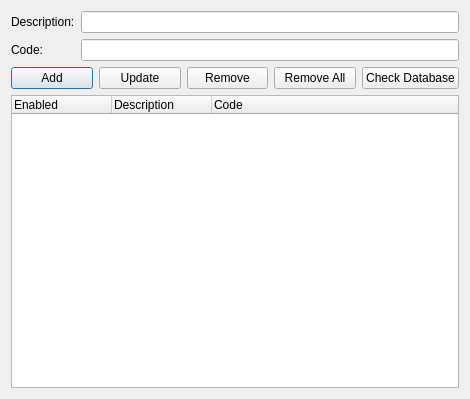
<?xml version="1.0" encoding="UTF-8"?>
<ui version="4.0">
 <class>Dialog</class>
 <widget class="QDialog" name="Dialog">
  <property name="geometry">
   <rect>
    <x>0</x>
    <y>0</y>
    <width>470</width>
    <height>399</height>
   </rect>
  </property>
  <property name="windowTitle">
   <string>Cheats</string>
  </property>
  <layout class="QVBoxLayout" name="verticalLayout">
   <item>
    <layout class="QGridLayout" name="gridLayout">
     <item row="1" column="0">
      <widget class="QLabel" name="label_2">
       <property name="text">
        <string>Code:</string>
       </property>
      </widget>
     </item>
     <item row="0" column="1">
      <widget class="QLineEdit" name="lineEdit_description"/>
     </item>
     <item row="0" column="0">
      <widget class="QLabel" name="label">
       <property name="text">
        <string>Description:</string>
       </property>
      </widget>
     </item>
     <item row="1" column="1">
      <widget class="QLineEdit" name="lineEdit_code"/>
     </item>
    </layout>
   </item>
   <item>
    <layout class="QHBoxLayout" name="horizontalLayout">
     <item>
      <widget class="QPushButton" name="pushButton_add">
       <property name="text">
        <string>Add</string>
       </property>
      </widget>
     </item>
     <item>
      <widget class="QPushButton" name="pushButton_update">
       <property name="text">
        <string>Update</string>
       </property>
      </widget>
     </item>
     <item>
      <widget class="QPushButton" name="pushButton_remove">
       <property name="text">
        <string>Remove</string>
       </property>
      </widget>
     </item>
     <item>
      <widget class="QPushButton" name="pushButton_remove_all">
       <property name="text">
        <string>Remove All</string>
       </property>
      </widget>
     </item>
     <item>
      <widget class="QPushButton" name="pushButton_check_database">
       <property name="text">
        <string>Check Database</string>
       </property>
      </widget>
     </item>
    </layout>
   </item>
   <item>
    <widget class="QTreeWidget" name="treeWidget_cheats">
     <property name="dragEnabled">
      <bool>true</bool>
     </property>
     <property name="defaultDropAction">
      <enum>Qt::DropAction::MoveAction</enum>
     </property>
     <property name="rootIsDecorated">
      <bool>false</bool>
     </property>
     <property name="itemsExpandable">
      <bool>false</bool>
     </property>
     <property name="supportedDragActions">
      <set>Qt::DropAction::MoveAction</set>
     </property>
     <column>
      <property name="text">
       <string>Enabled</string>
      </property>
     </column>
     <column>
      <property name="text">
       <string>Description</string>
      </property>
     </column>
     <column>
      <property name="text">
       <string>Code</string>
      </property>
     </column>
    </widget>
   </item>
  </layout>
 </widget>
 <tabstops>
  <tabstop>lineEdit_description</tabstop>
  <tabstop>lineEdit_code</tabstop>
  <tabstop>pushButton_add</tabstop>
  <tabstop>pushButton_update</tabstop>
  <tabstop>pushButton_remove</tabstop>
  <tabstop>pushButton_remove_all</tabstop>
  <tabstop>pushButton_check_database</tabstop>
 </tabstops>
 <resources/>
 <connections/>
</ui>
